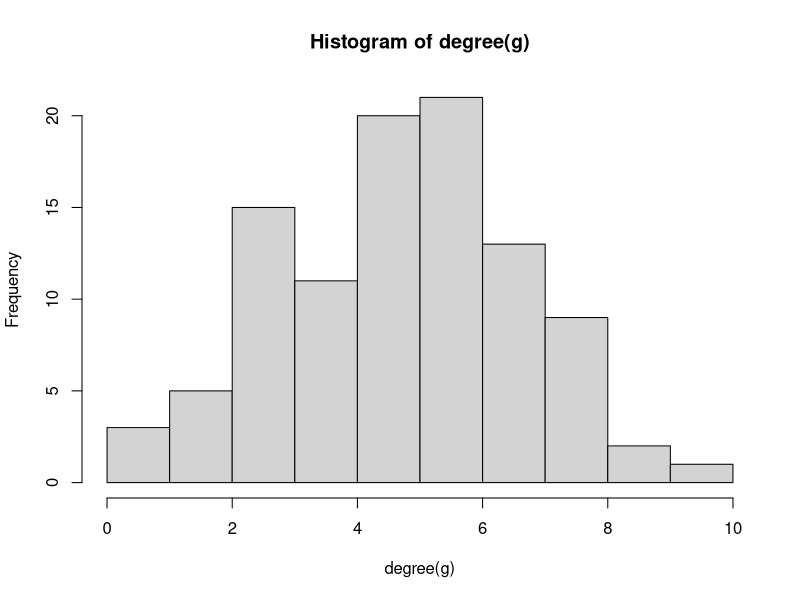
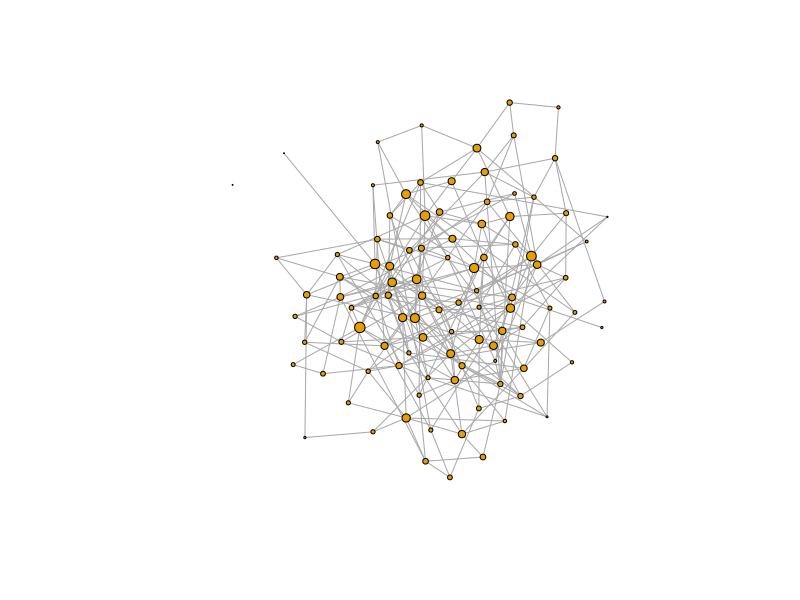

Generate these figures, in order, with R:
# Piotr Zatwarnicki 272641

# load the igraph library for processing graphs
library(igraph)

# Wygeneruj sieć Erdős-Rényi o stu wierzchołkach i prawdopodobieństwie krawędzi = 0.05.
g <- erdos.renyi.game(p.or.m=0.05, n=100)

# na górze grafu widzimy, że jest on nieważony (w podsumowaniu)
summary(g)

# Wylistowanie wierzchołków
V(g)

# Wylistowanie krawędzi
E(g)

# Dodanie wag
E(g)$weight <- runif(length(E(g)), 0.01, 1)

# teraz na górze pojawiła się informacja W - weighted oraz atrybut weight
summary(g)

# Stopień wszystkich węzłów
degree(g)
hist(degree(g))

# liczba klastrów (w tym typie raczej napewno będzie 1):
components(g)
components(g)$no

# page rank węzłów na grafie
pr <- page_rank(g)$vector

plot(g, vertex.size=pr*300,
     vertex.label=NA, edge.arrow.size=.2)
